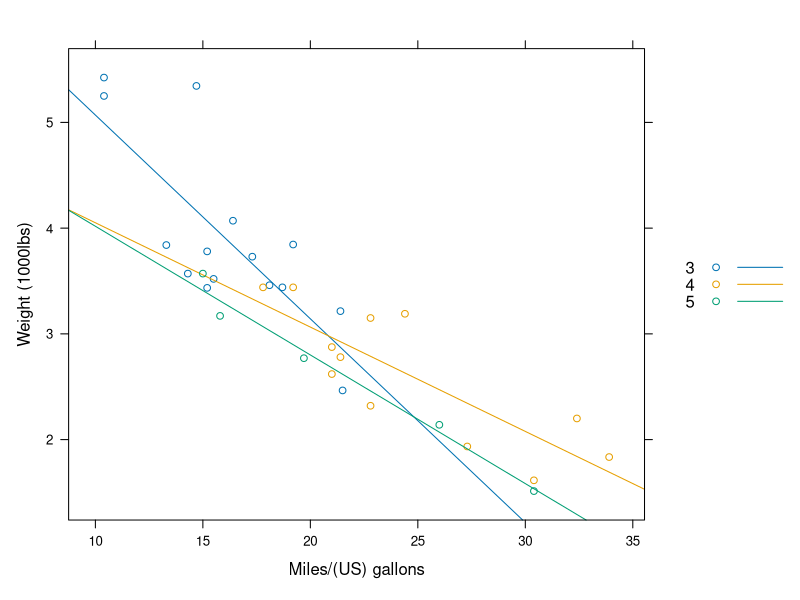

Here is the R script that generated this plot:
library(lattice)

input <- mtcars[,c('wt','mpg','gear')]

xyplot(wt~mpg,
       data=input,
       group=gear,
       auto.key=TRUE,
       type = c("p", "r"),
       xlab = "Miles/(US) gallons",
       ylab = "Weight (1000lbs)")
